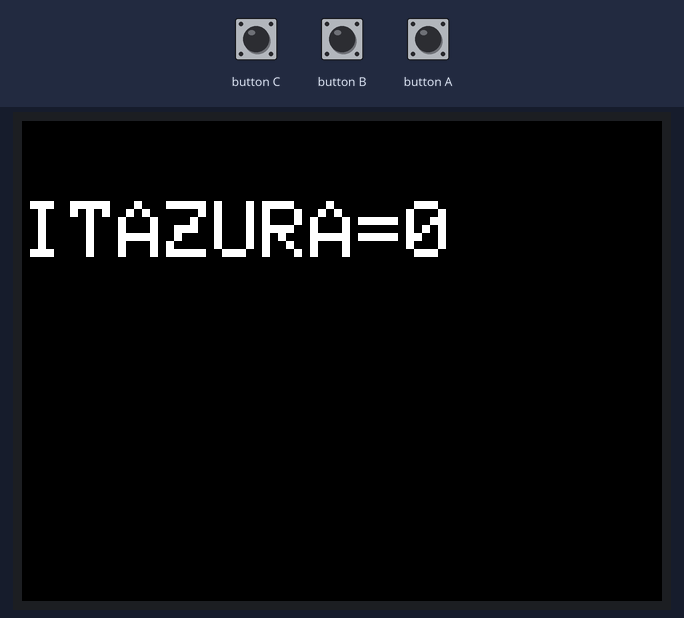
Recording of a sketch running on a simulated ESP32. On the bench: 320×240 colour display. The inputs (shaded band) are chosen by the test bench. WiFi joins after 1.5 s; servers stay silent unless stated; what the sketch prints to the serial monitor is not drawn.

Above: at 4.5 s.
4.6 s: button B pressed for 0.15 s
At 5.9 s:
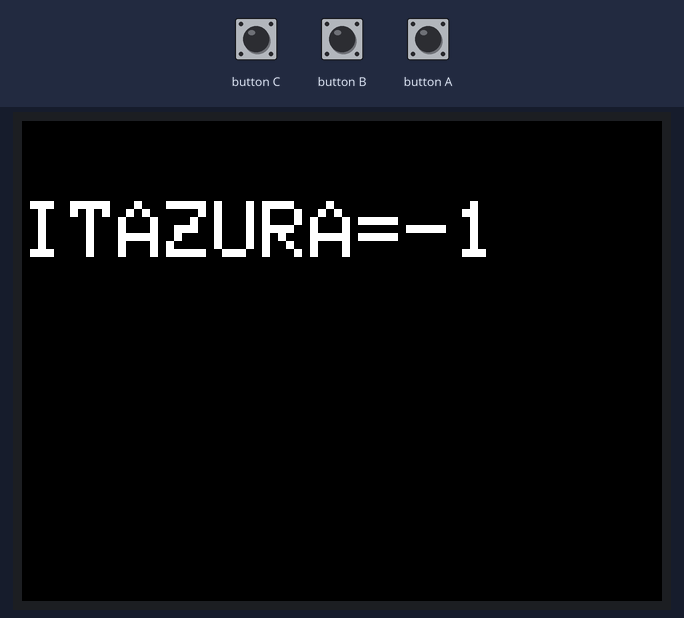
6.2 s: button B pressed for 1 s
At 6.8 s:
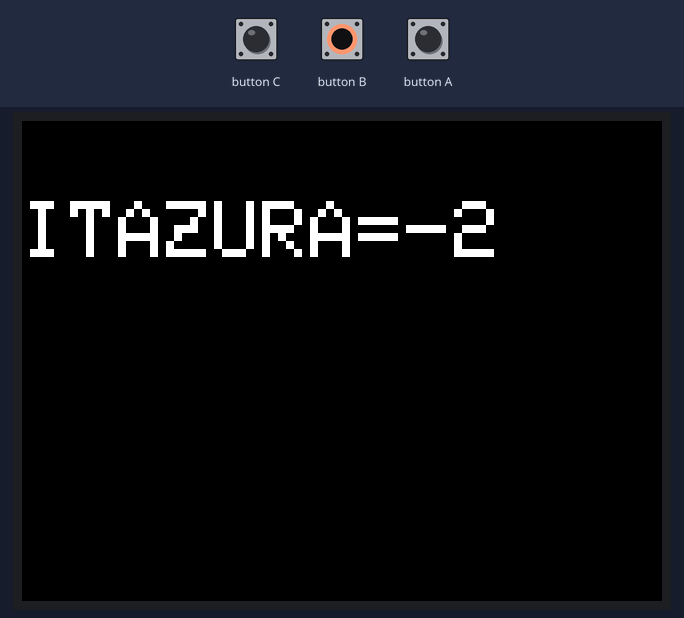
Timing chart, 0 to 9.2 s (numbered marks = the images above; inputs shaded):
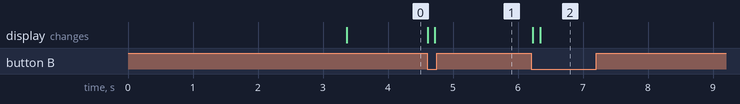

The sketch:

M5Stack_Itazura.ino
```cpp
#include <M5Stack.h>

#include <WiFi.h>
#include <WiFiUdp.h>


/////////////////////////////////////////////////////////////////////////////////////////////////////////
//WiFi
const char* ssid = "xxxxxxxx";
const char* password = "xxxxxxxx";
const char* client_address = "192.168.0.33";  //送り先
const int client_port = 2002;  //送り先
const int server_port = 2004;  //このESP32 のポート番号
WiFiUDP udp;


byte recvbuf[1024];
byte sendbuf[1024];

unsigned long times[6];


typedef union {
  unsigned long lval;
  float fval;
  byte binary[4];
} uf;

#define RECVUDPSIZE 1
#define SENDUDPSIZE 1

uf ufdata[RECVUDPSIZE];
uf sendufdata[SENDUDPSIZE];


void setup() {


  M5.begin(); // 初期化処理
  M5.Power.begin();
  delay(500);
  // 文字の色とサイズ
  M5.Lcd.fillScreen(BLACK);
  M5.Lcd.setTextColor(WHITE);
  M5.Lcd.setTextSize(4);


  //Serial.begin(115200);


  Serial.println("[ESP32] Connecting to WiFi network: " + String(ssid));
  WiFi.disconnect(true, true);
  delay(500);
  WiFi.begin(ssid, password);
  while ( WiFi.status() != WL_CONNECTED) {
    delay(500);
  }
  Serial.println("");
  Serial.println("WiFi connected");
  Serial.println("IP address: ");
  Serial.println(WiFi.localIP());
  udp.begin(server_port);
  delay(500);


  delay(100);


}


void receiveUDP() {
  int packetSize = udp.parsePacket();

  if (packetSize > 0) {
    //Serial.println(String(packetSize));

    //Serial.println("recv");
    for (int a = 0; a < RECVUDPSIZE; a++) {
      udp.read(ufdata[a].binary, sizeof(float));
      //Serial.print("float data: " + String(ufdata[a].val) );
      //Serial.print("\n");
    }
  }
}

void sendUDP() {
  udp.beginPacket(client_address, client_port);


  for (int a = 0; a < SENDUDPSIZE; a++) {
    udp.write(sendufdata[a].binary, sizeof(float) );
    //Serial.print("float data: " + String(ufdata[a].val) );
    //Serial.print("\n");
  }

  udp.endPacket();
  //２バイト以上のデータタイプはビットシフトしてバイト分割して送る
  //float は共用体を利用して送る
  //https://hawksnowlog.blogspot.com/2016/11/sending-multibytes-with-serialwrite.html#float-4byte-%E3%81%AE%E6%83%85%E5%A0%B1%E3%82%92%E9%80%81%E4%BF%A1%E3%81%99%E3%82%8B%E6%96%B9%E6%B3%95

  Serial.println("send.");
}


int cnt = 0;


void loop() {


  // Aボタンが押されたら+1
  if(M5.BtnA.wasPressed())
  {
    cnt++;
    M5.Lcd.clear(); // 画面全体を消去

    sendufdata[0].lval = 1;

    sendUDP();

  }

  // Bボタンが押されたら-1
  if(M5.BtnB.wasPressed())
  {
    cnt--;
    M5.Lcd.clear(); // 画面全体を消去

    sendufdata[0].lval = 2;

    sendUDP();
  }

  // Cボタンが押されたら0
  if(M5.BtnC.wasPressed())
  {
    cnt = 0;
    M5.Lcd.clear(); // 画面全体を消去

    sendufdata[0].lval = 3;

    sendUDP();
  }
  delay(30);

  M5.Lcd.drawString("ITAZURA=" + String(cnt), 0, 40); // カウント値を表示
  M5.update();  // ボタン操作の状況を読み込む関数(ボタン操作を行う際は必須)


}
```

Measured:
- after the input at 4.6 s, the display: first changes at once (image 1 shows a later state)
- after the input at 6.2 s, the display: first changes at once (image 2 shows a later state)
